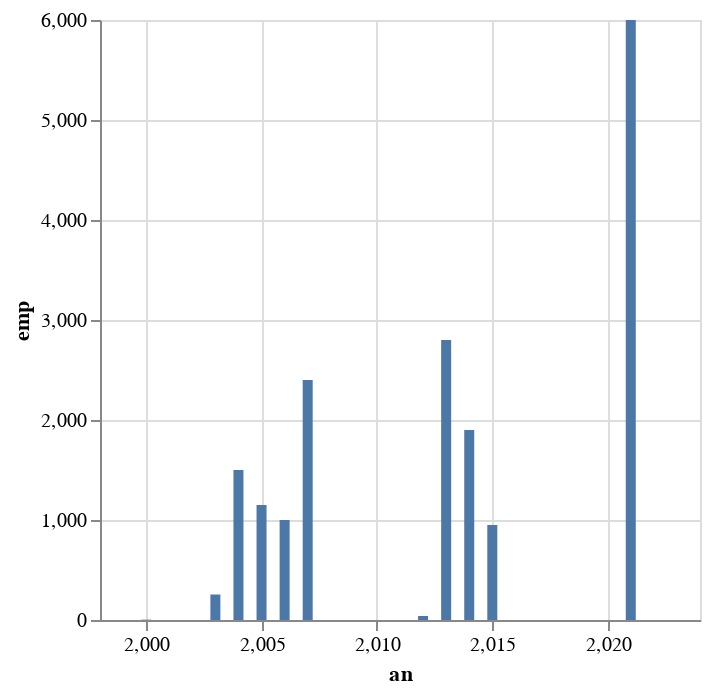

Here is the notebook cell this chart was saved with:
### Code cell
# Read the CSV file
# lecture de l'export CSV pour Voreppe (data.gouv) 2000 => 2022
vor_data = pd.read_csv("vor.csv", sep=";")

# View the first 5 rows
vor_data.head()

# Graph des emprunts sur le budget d'invest - on voit le 6ME de ~2021
alt.Chart(vor_data).mark_bar().encode(
    x='an',
    #y1='caf',
    y='emp'
)
